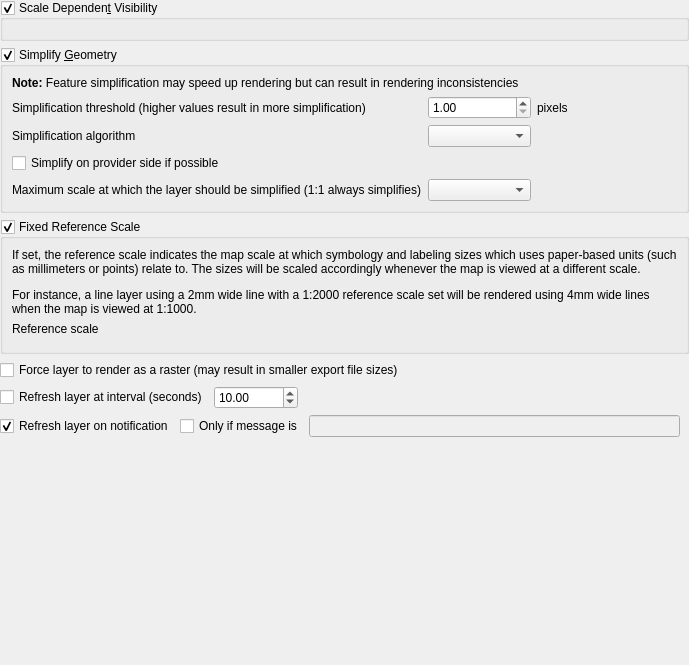
             <widget class="QWidget" name="scrollAreaWidgetContents_19">
              <property name="geometry">
               <rect>
                <x>0</x>
                <y>0</y>
                <width>689</width>
                <height>665</height>
               </rect>
              </property>
              <layout class="QVBoxLayout" name="verticalLayout_32">
               <property name="leftMargin">
                <number>0</number>
               </property>
               <property name="topMargin">
                <number>0</number>
               </property>
               <property name="rightMargin">
                <number>0</number>
               </property>
               <property name="bottomMargin">
                <number>0</number>
               </property>
               <item>
                <widget class="QgsCollapsibleGroupBox" name="mScaleVisibilityGroupBox">
                 <property name="title">
                  <string>Scale Dependen&amp;t Visibility</string>
                 </property>
                 <property name="checkable">
                  <bool>true</bool>
                 </property>
                 <layout class="QGridLayout" name="gridLayout_6">
                  <item row="0" column="0">
                   <widget class="QgsScaleRangeWidget" name="mScaleRangeWidget" native="true">
                    <property name="focusPolicy">
                     <enum>Qt::StrongFocus</enum>
                    </property>
                   </widget>
                  </item>
                 </layout>
                </widget>
               </item>
               <item>
                <widget class="QGroupBox" name="mSimplifyDrawingGroupBox">
                 <property name="title">
                  <string>Simplify &amp;Geometry</string>
                 </property>
                 <property name="checkable">
                  <bool>true</bool>
                 </property>
                 <layout class="QGridLayout" name="_12">
                  <item row="0" column="1" colspan="4">
                   <widget class="QLabel" name="label_59">
                    <property name="text">
                     <string>&lt;b&gt;Note:&lt;/b&gt; Feature simplification may speed up rendering but can result in rendering inconsistencies</string>
                    </property>
                   </widget>
                  </item>
                  <item row="1" column="1">
                   <widget class="QLabel" name="label_56">
                    <property name="text">
                     <string>Simplification threshold (higher values result in more simplification)</string>
                    </property>
                    <property name="margin">
                     <number>2</number>
                    </property>
                   </widget>
                  </item>
                  <item row="1" column="2">
                   <widget class="QgsDoubleSpinBox" name="mSimplifyDrawingSpinBox">
                    <property name="toolTip">
                     <string>Higher values result in more simplification</string>
                    </property>
                    <property name="decimals">
                     <number>2</number>
                    </property>
                    <property name="minimum">
                     <double>1.000000000000000</double>
                    </property>
                    <property name="maximum">
                     <double>30.000000000000000</double>
                    </property>
                    <property name="singleStep">
                     <double>0.200000000000000</double>
                    </property>
                    <property name="value">
                     <double>1.000000000000000</double>
                    </property>
                   </widget>
                  </item>
                  <item row="1" column="3">
                   <widget class="QLabel" name="mSimplifyDrawingPx">
                    <property name="text">
                     <string>pixels</string>
                    </property>
                    <property name="margin">
                     <number>2</number>
                    </property>
                   </widget>
                  </item>
                  <item row="1" column="4">
                   <spacer name="horizontalSpacer_40">
                    <property name="orientation">
                     <enum>Qt::Horizontal</enum>
                    </property>
                    <property name="sizeHint" stdset="0">
                     <size>
                      <width>20</width>
                      <height>20</height>
                     </size>
                    </property>
                   </spacer>
                  </item>
                  <item row="2" column="1">
                   <widget class="QLabel" name="mSimplifyAlgorithmLabel">
                    <property name="toolTip">
                     <string>This algorithm only is applied to simplify on local side</string>
                    </property>
                    <property name="text">
                     <string>Simplification algorithm</string>
                    </property>
                    <property name="margin">
                     <number>2</number>
                    </property>
                   </widget>
                  </item>
                  <item row="2" column="2">
                   <widget class="QComboBox" name="mSimplifyAlgorithmComboBox"/>
                  </item>
                  <item row="3" column="1" colspan="4">
                   <widget class="QCheckBox" name="mSimplifyDrawingAtProvider">
                    <property name="text">
                     <string>Simplify on provider side if possible</string>
                    </property>
                   </widget>
                  </item>
                  <item row="4" column="1">
                   <widget class="QLabel" name="mSimplifyMaxScaleLabel">
                    <property name="text">
                     <string>Maximum scale at which the layer should be simplified (1:1 always simplifies)</string>
                    </property>
                    <property name="margin">
                     <number>2</number>
                    </property>
                   </widget>
                  </item>
                  <item row="4" column="2">
                   <widget class="QgsScaleComboBox" name="mSimplifyMaximumScaleComboBox">
                    <property name="sizePolicy">
                     <sizepolicy hsizetype="Expanding" vsizetype="Fixed">
                      <horstretch>0</horstretch>
                      <verstretch>0</verstretch>
                     </sizepolicy>
                    </property>
                   </widget>
                  </item>
                 </layout>
                </widget>
               </item>
               <item>
                <widget class="QgsCollapsibleGroupBox" name="mUseReferenceScaleGroupBox">
                 <property name="focusPolicy">
                  <enum>Qt::StrongFocus</enum>
                 </property>
                 <property name="title">
                  <string>Fixed Reference Scale</string>
                 </property>
                 <property name="checkable">
                  <bool>true</bool>
                 </property>
                 <property name="syncGroup" stdset="0">
                  <string notr="true">vectorgeneral</string>
                 </property>
                 <layout class="QGridLayout" name="gridLayout">
                  <item row="3" column="0">
                   <widget class="Line" name="line_4">
                    <property name="orientation">
                     <enum>Qt::Vertical</enum>
                    </property>
                   </widget>
                  </item>
                  <item row="2" column="0">
                   <widget class="QLabel" name="label">
                    <property name="text">
                     <string>Reference scale</string>
                    </property>
                   </widget>
                  </item>
                  <item row="2" column="1">
                   <widget class="QgsScaleWidget" name="mReferenceScaleWidget" native="true">
                    <property name="focusPolicy">
                     <enum>Qt::StrongFocus</enum>
                    </property>
                   </widget>
                  </item>
                  <item row="0" column="0" colspan="2">
                   <widget class="QLabel" name="label_8">
                    <property name="text">
                     <string>&lt;html&gt;&lt;head/&gt;&lt;body&gt;&lt;p&gt;If set, the reference scale indicates the map scale at which symbology and labeling sizes which uses paper-based units (such as millimeters or points) relate to. The sizes will be scaled accordingly whenever the map is viewed at a different scale.&lt;/p&gt;&lt;p&gt;For instance, a line layer using a 2mm wide line with a 1:2000 reference scale set will be rendered using 4mm wide lines when the map is viewed at 1:1000.&lt;/p&gt;&lt;/body&gt;&lt;/html&gt;</string>
                    </property>
                    <property name="textFormat">
                     <enum>Qt::RichText</enum>
                    </property>
                    <property name="wordWrap">
                     <bool>true</bool>
                    </property>
                   </widget>
                  </item>
                 </layout>
                </widget>
               </item>
               <item>
                <widget class="QCheckBox" name="mForceRasterCheckBox">
                 <property name="text">
                  <string>Force layer to render as a raster (may result in smaller export file sizes)</string>
                 </property>
                </widget>
               </item>
               <item>
                <layout class="QHBoxLayout" name="horizontalLayout_3">
                 <item>
                  <widget class="QCheckBox" name="mRefreshLayerCheckBox">
                   <property name="text">
                    <string>Refresh layer at interval (seconds)</string>
                   </property>
                  </widget>
                 </item>
                 <item>
                  <widget class="QgsDoubleSpinBox" name="mRefreshLayerIntervalSpinBox">
                   <property name="toolTip">
                    <string>Lower values result in more data refreshing. Canvas updates are deferred in order to avoid refreshing multiple times if more than one layer has an auto update interval set.</string>
                   </property>
                   <property name="decimals">
                    <number>2</number>
                   </property>
                   <property name="minimum">
                    <double>0.000000000000000</double>
                   </property>
                   <property name="maximum">
                    <double>100000000000000000000.000000000000000</double>
                   </property>
                   <property name="singleStep">
                    <double>5.000000000000000</double>
                   </property>
                   <property name="value">
                    <double>10.000000000000000</double>
                   </property>
                  </widget>
                 </item>
                 <item>
                  <spacer name="horizontalSpacer_4">
                   <property name="orientation">
                    <enum>Qt::Horizontal</enum>
                   </property>
                   <property name="sizeHint" stdset="0">
                    <size>
                     <width>40</width>
                     <height>20</height>
                    </size>
                   </property>
                  </spacer>
                 </item>
                </layout>
               </item>
               <item>
                <layout class="QHBoxLayout" name="horizontalLayout_14">
                 <item>
                  <widget class="QCheckBox" name="mRefreshLayerNotificationCheckBox">
                   <property name="toolTip">
                    <string>&lt;html&gt;&lt;head/&gt;&lt;body&gt;&lt;p&gt;Some data providers can notify QGIS (e.g. PostgreSQL) with a message. If this is the case for this layer's data provider, notification will refresh the layer. &lt;/p&gt;&lt;/body&gt;&lt;/html&gt;</string>
                   </property>
                   <property name="text">
                    <string>Refresh layer on notification</string>
                   </property>
                   <property name="checked">
                    <bool>true</bool>
                   </property>
                  </widget>
                 </item>
                 <item>
                  <widget class="QFrame" name="mNotificationFrame">
                   <property name="enabled">
                    <bool>true</bool>
                   </property>
                   <property name="frameShape">
                    <enum>QFrame::NoFrame</enum>
                   </property>
                   <property name="frameShadow">
                    <enum>QFrame::Plain</enum>
                   </property>
                   <layout class="QHBoxLayout" name="horizontalLayout_1">
                    <property name="leftMargin">
                     <number>0</number>
                    </property>
                    <property name="topMargin">
                     <number>0</number>
                    </property>
                    <property name="bottomMargin">
                     <number>0</number>
                    </property>
                    <item>
                     <widget class="QCheckBox" name="mNotificationMessageCheckBox">
                      <property name="enabled">
                       <bool>true</bool>
                      </property>
                      <property name="toolTip">
                       <string>&lt;html&gt;&lt;head/&gt;&lt;body&gt;&lt;p&gt;Check if only a specific message must refresh the layer (i.e. not all data source notifications)&lt;/p&gt;&lt;/body&gt;&lt;/html&gt;</string>
                      </property>
                      <property name="text">
                       <string>Only if message is</string>
                      </property>
                     </widget>
                    </item>
                    <item>
                     <widget class="QLineEdit" name="mNotifyMessagValueLineEdit">
                      <property name="enabled">
                       <bool>false</bool>
                      </property>
                      <property name="toolTip">
                       <string>&lt;html&gt;&lt;head/&gt;&lt;body&gt;&lt;p&gt;Notification message that will refresh the layer.&lt;/p&gt;&lt;/body&gt;&lt;/html&gt;</string>
                      </property>
                     </widget>
                    </item>
                   </layout>
                  </widget>
                 </item>
                </layout>
               </item>
               <item>
                <spacer name="verticalSpacer_2">
                 <property name="orientation">
                  <enum>Qt::Vertical</enum>
                 </property>
                 <property name="sizeHint" stdset="0">
                  <size>
                   <width>20</width>
                   <height>40</height>
                  </size>
                 </property>
                </spacer>
               </item>
              </layout>
             </widget>
